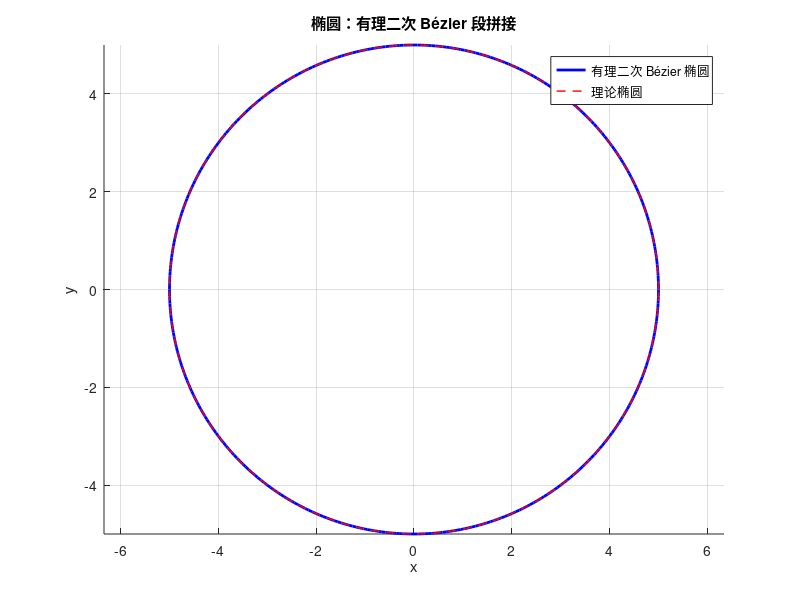
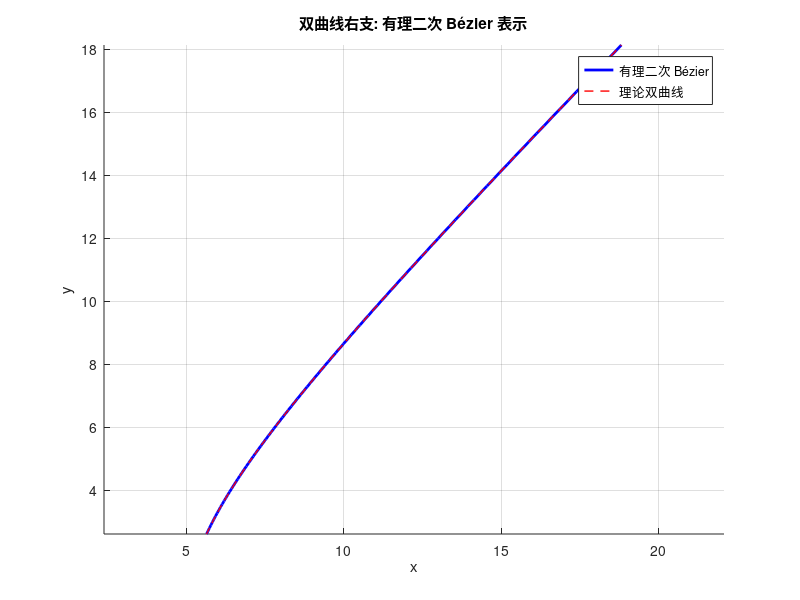

Source code (MATLAB) for these figures, in order:
function assignment7_q2()
    clc; close all;

    % 用户输入
    a = input('请输入椭圆/双曲线参数 a: ');
    b = input('请输入椭圆/双曲线参数 b: ');

    % ================= 椭圆 (有理二次 Bézier) =================
    figure; hold on; axis equal;
    title('椭圆：有理二次 Bézier 段拼接');
    xlabel('x'); ylabel('y');
    grid on;

    % 正确的权重计算: 对于 90 度弧段, 权重 w = cos(45°) = √2/2
    w = sqrt(2)/2;

    % 四段椭圆弧的配置 (每段 90 度)
    segments = {
        % 第一象限 (0° to 90°)
        struct('P0', [a, 0], 'P1', [a, b], 'P2', [0, b], 'w', w);
        % 第二象限 (90° to 180°)  
        struct('P0', [0, b], 'P1', [-a, b], 'P2', [-a, 0], 'w', w);
        % 第三象限 (180° to 270°)
        struct('P0', [-a, 0], 'P1', [-a, -b], 'P2', [0, -b], 'w', w);
        % 第四象限 (270° to 360°)
        struct('P0', [0, -b], 'P1', [a, -b], 'P2', [a, 0], 'w', w);
    };

    for k = 1:length(segments)
        seg = segments{k};

        % 提取控制点和权重
        P0 = seg.P0';
        P1 = seg.P1';
        P2 = seg.P2';
        w1 = seg.w;
        w0 = 1;
        w2 = 1;

        % 评估有理二次 Bézier 曲线
        t = linspace(0, 1, 100);
        B0 = (1-t).^2;
        B1 = 2*(1-t).*t;
        B2 = t.^2;

        % 有理 Bézier 计算
        x_tilde = B0*w0*P0(1) + B1*w1*P1(1) + B2*w2*P2(1);
        y_tilde = B0*w0*P0(2) + B1*w1*P1(2) + B2*w2*P2(2);
        w_tilde = B0*w0 + B1*w1 + B2*w2;

        x = x_tilde ./ w_tilde;
        y = y_tilde ./ w_tilde;

        h1 = plot(x, y, 'b-', 'LineWidth', 2);
    end

    % 画理论椭圆作为对比
    t0 = linspace(0, 2*pi, 400);
    xe = a*cos(t0);
    ye = b*sin(t0);
    h2 = plot(xe, ye, 'r--', 'LineWidth', 1);
    legend([h1, h2], {'有理二次 Bézier 椭圆','理论椭圆'});

    % ================= 双曲线 (正确的有理二次 Bézier 表示) =================
    figure; hold on; axis equal;
    title('双曲线右支: 有理二次 Bézier 表示');
    xlabel('x'); ylabel('y');
    grid on;

    % 对于双曲线 x^2/a^2 - y^2/b^2 = 1, 我们可以用有理二次Bézier精确表示无穷大的一段
    % 但通常我们只表示有限的一段

    % 选择要绘制的双曲线范围 (参数 t 的范围)
    t_start = 0.5;
    t_end = 2.0;

    % 使用双曲线的标准参数方程: x = a*cosh(t), y = b*sinh(t)
    t_param = linspace(t_start, t_end, 3); % 只需要三个点来定义二次Bézier

    % 端点
    P0 = [a*cosh(t_param(1)); b*sinh(t_param(1))];
    P2 = [a*cosh(t_param(3)); b*sinh(t_param(3))];

    % 中间点 (在双曲线上)
    P1_mid = [a*cosh(t_param(2)); b*sinh(t_param(2))];

    % 对于双曲线的有理二次 Bézier 表示, 我们需要计算正确的权重
    % 根据圆锥曲线的有理表示理论, 权重与角度有关
    theta = (t_param(3) - t_param(1)) / 2;
    w1 = cosh(theta);  % 双曲线使用cosh而不是cos

    w0 = 1;
    w2 = 1;

    % 控制点 P1 需要通过权重调整位置
    % 在齐次坐标中, P1 = (w1 * P1_homogeneous) / w1
    % 所以我们需要找到合适的 P1_homogeneous 使得曲线通过 P1_mid

    % 在 t=0.5 时, 曲线应该通过 P1_mid
    t_mid = 0.5;
    B0_mid = (1-t_mid)^2;
    B1_mid = 2*(1-t_mid)*t_mid;
    B2_mid = t_mid^2;

    % 解出 P1 的位置
    P1 = (P1_mid * (B0_mid*w0 + B1_mid*w1 + B2_mid*w2) - ...
          B0_mid*w0*P0 - B2_mid*w2*P2) / (B1_mid*w1);

    % 评估有理二次 Bézier 曲线
    t = linspace(0, 1, 100);
    B0 = (1-t).^2;
    B1 = 2*(1-t).*t;
    B2 = t.^2;

    x_tilde = B0*w0*P0(1) + B1*w1*P1(1) + B2*w2*P2(1);
    y_tilde = B0*w0*P0(2) + B1*w1*P1(2) + B2*w2*P2(2);
    w_tilde = B0*w0 + B1*w1 + B2*w2;

    x_bezier = x_tilde ./ w_tilde;
    y_bezier = y_tilde ./ w_tilde;

    h1 = plot(x_bezier, y_bezier, 'b-', 'LineWidth', 2);

    % 理论双曲线 (相同范围)
    t_h = linspace(t_start, t_end, 200);
    xh = a * cosh(t_h);
    yh = b * sinh(t_h);
    h2 = plot(xh, yh, 'r--', 'LineWidth', 1);

    legend([h1, h2], {'有理二次 Bézier','理论双曲线'});
end
